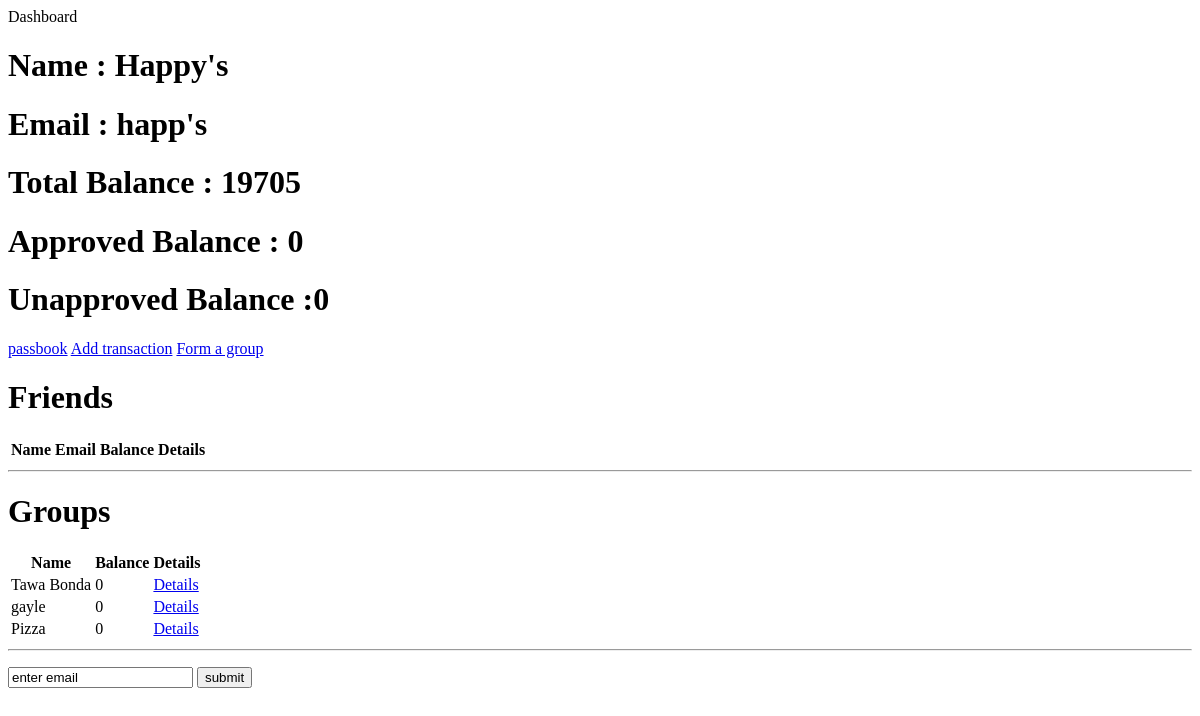
The page /users/3 (signed in) on the database as committed earlier.
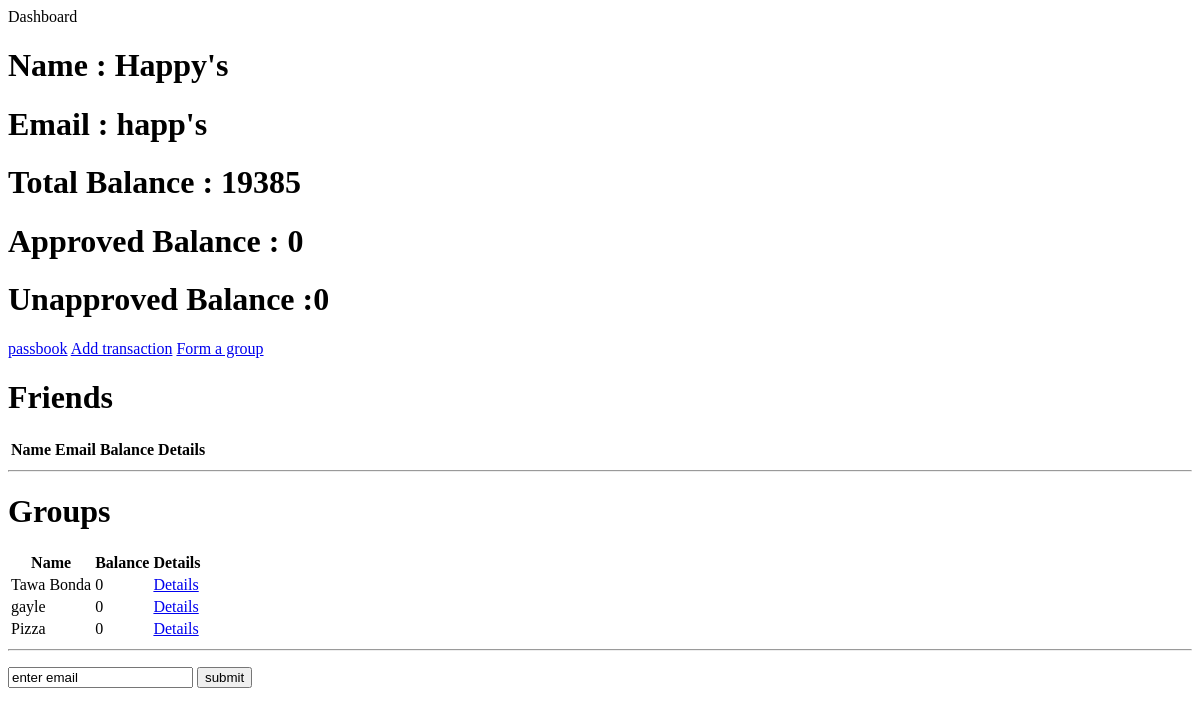
The same page on the database as committed later.
### tables this page shows
CREATE TABLE USERS (
                  user_id integer primary key autoincrement,
                  name text not null,
                  email text not null unique,
                  password text not null,
                  total_balance integer default 0,
                  unapproved_balance integer default 0,
                  approved_balance integer default 0,
                  friends text default ",");

### signature.py (the view)
@app.route('/users/<user_id>')
def renderHome(user_id):
    if session['user_id']== int(user_id):
        user = findUserByUser_Id(user_id)
        return render_template("user_home.html",name=user[1],email=user[2],
                               user_id=user[0],total_balance=user[4],
                               approved_balance=user[6],unapproved_balance=user[5],
                               friendList=findFriends(user_id),groupList=findAllGroupsForUser(user_id))
    else:
        return redirect('/signIn')

### signature_dbms.py (called while the page is built)
def create_connection(database):
    try:
        conn = sql.connect(database)
        return conn;
    except:
        print ("Cannot access database")

def findUserByUser_Id(id):
    query = None
    conn = create_connection("database.db")
    curr = conn.cursor()
    curr.execute("SELECT * FROM USERS WHERE user_id is '{}'".format(id))
    query = curr.fetchone()
    conn.close()
    return query

def findFriends(user_id):
    user = findUserByUser_Id(user_id)
    friends = user[7].split(",")
    friendList = []
    for i in friends:
        if not i:
            continue
        friend = findUserByUser_Id(i)
        toAdd = [friend[1],friend[2],findBalanceBetween(user_id,i)]
        friendList.append(toAdd)
    return friendList

def findGroupById(group_id):
    conn = create_connection("database.db")
    curr = conn.cursor()
    curr.execute("SELECT * FROM GROUPS WHERE(group_id) IS '{}'".format(group_id))
    group = curr.fetchone()
    conn.close()
    return group

### templates/user_home.html (shortened to what this page needs)
<head>Dashboard</head>
<body>
<h1>Name : {{name}}'s </h1>
<h1>Email : {{email}}'s</h1>
<h1>Total Balance : {{total_balance}}</h1>
<h1>Approved Balance : {{approved_balance}}</h1>
<h1>Unapproved Balance :{{unapproved_balance}}</h1>
<a href="/users/{{user_id}}/passbook">passbook</a>
<a href="/users/{{user_id}}/userAddTransaction">Add transaction</a>
<a href="/{{user_id}}/makeGroupForm">Form a group</a>
<h1>Friends</h1>
<table>
<tr>
    <th>Name</th>
    <th>Email</th>
    <th>Balance</th>
    <th>Details</th>
</tr>
</table>
<hr />
<h1>Groups</h1>
<table>
<tr>
    <th>Name</th>
    <th>Balance</th>
    <th>Details</th>
</tr>
{% for i in groupList %}
<tr>
    {% for k in i%}
    {% if loop.index0==0 %}
        {% for j in k %}
            <td>{{j}}</td>
        {% endfor %}
    {% else %}
        <td><a href = "/group/{{k}}">Details</a></td>
    {% endif %}
    {% endfor %}
</tr>
{% endfor %}
</table>
<hr/>
<form action = "{{ url_for('addFriends',user_id = user_id) }}" method = "post">
    <p>
        <input type="text" name = "friend" value = "enter email"/>
        <input type = "submit" value = "submit" />
    </p>
</form>
</body>

Rows that differ between the two databases and show on the page:
changed USERS "Happy": total_balance "19705" → "19385"
